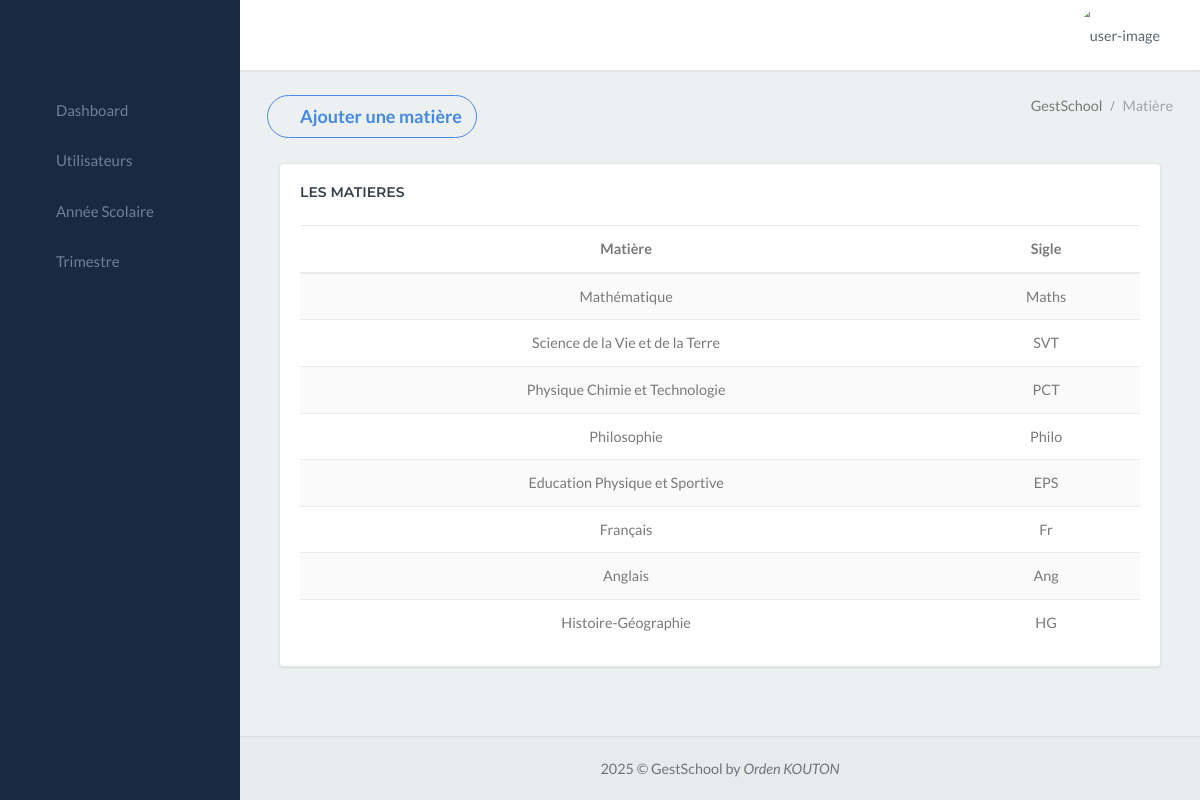
/gestschool_app/matière/, run on the app's committed database.
### gestschool_app/models.py (models this page shows)
class Matiere(models.Model):
    nom = models.CharField(max_length=80)
    sigle = models.CharField(max_length=50)

### gestschool_app/views.py (called while the page is built)
def matiere(request):
       matieres = Matiere.objects.all()
       return render(request, 'matiere.html', {'matieres': matieres})

### gestschool_app/templates/matiere.html (shortened to what this page needs)
{% extends "menu.html" %}
{% block content %}
<div class="content-page">
    <div class="content">
        <div class="container-fluid">
            <div class="row">
                <div class="col-12">
                    <div class="page-title-box">
                        <button type="button"
                            class="page-title btn btn-outline-success btn-rounded waves-effect width-md waves-light"
                            data-toggle="modal" data-target=".bs-example-modal-lg">
                            <i class="ion ion-md-add-circle"></i>
                            Ajouter une matière
                        </button>
                        <div class="page-title-right">
                            <ol class="breadcrumb p-0 m-0">
                                <li class="breadcrumb-item active">GestSchool</li>
                                <li class="breadcrumb-item"><a>Matière</a></li>
                            </ol>
                        </div>
                        <div class="clearfix"></div>
                    </div>
                </div>
            </div>
            <div class="container-fluid">
                <div class="row">
                    <div class="col-lg-12">
                        <div class="card">
                            <div class="card-body">
                                <h4 class="header-title mb-4">Les Matieres</h4>
                                <div class="table-responsive">
                                    <table class="table table-striped mb-0">
                                        <thead>
                                            <tr>
                                                <th style="text-align: center;">Matière</th>
                                                <th style="text-align: center;">Sigle</th>
                                            </tr>
                                        </thead>
                                        <tbody>
                                            {% for matiere in matieres %}
                                            <tr style="text-align: center;">
                                                <td>{{ matiere.nom }}</td>
                                                <td>{{ matiere.sigle }}</td>
                                            </tr>
                                            {% empty %}
                                            <tr>
                                                <td colspan="3" style="text-align: center; color: red; font-style: italic;">Aucune matière enregistrée</td>
                                            </tr>
                                            {% endfor %}
                                        </tbody>
                                    </table>
                                </div>
                            </div>
                        </div>
                    </div>
                </div>
            </div>
        </div>
    </div>
</div>
{% endblock %}

### data on the page
Matiere: nom "Mathématique", sigle "Maths"
Matiere: nom "Science de la Vie et de la Terre", sigle "SVT"
Matiere: nom "Physique Chimie et Technologie", sigle "PCT"
Matiere: nom "Philosophie", sigle "Philo"
Matiere: nom "Education Physique et Sportive", sigle "EPS"
Matiere: nom "Français", sigle "Fr"
Matiere: nom "Anglais", sigle "Ang"
Matiere: nom "Histoire-Géographie", sigle "HG"
